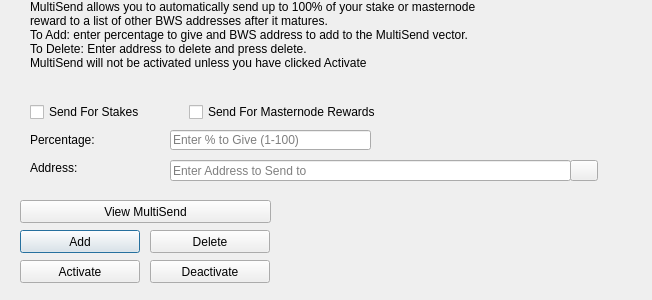
<?xml version="1.0" encoding="UTF-8"?>
<ui version="4.0">
 <class>MultiSendDialog</class>
 <widget class="QDialog" name="MultiSendDialog">
  <property name="windowModality">
   <enum>Qt::NonModal</enum>
  </property>
  <property name="geometry">
   <rect>
    <x>0</x>
    <y>0</y>
    <width>652</width>
    <height>300</height>
   </rect>
  </property>
  <property name="windowTitle">
   <string>MultiSend</string>
  </property>
  <widget class="QLineEdit" name="multiSendPercentEdit">
   <property name="geometry">
    <rect>
     <x>170</x>
     <y>130</y>
     <width>201</width>
     <height>20</height>
    </rect>
   </property>
   <property name="toolTip">
    <string>Enter whole numbers 1 - 100</string>
   </property>
   <property name="placeholderText">
    <string>Enter % to Give (1-100)</string>
   </property>
  </widget>
  <widget class="QLineEdit" name="multiSendAddressEdit">
   <property name="geometry">
    <rect>
     <x>170</x>
     <y>160</y>
     <width>401</width>
     <height>21</height>
    </rect>
   </property>
   <property name="toolTip">
    <string/>
   </property>
   <property name="placeholderText">
    <string>Enter Address to Send to</string>
   </property>
  </widget>
  <widget class="QLabel" name="label_2">
   <property name="geometry">
    <rect>
     <x>30</x>
     <y>0</y>
     <width>451</width>
     <height>121</height>
    </rect>
   </property>
   <property name="lineWidth">
    <number>1</number>
   </property>
   <property name="text">
    <string>MultiSend allows you to automatically send up to 100% of your stake or masternode reward to a list of other BWS addresses after it matures.
To Add: enter percentage to give and BWS address to add to the MultiSend vector.
To Delete: Enter address to delete and press delete.
MultiSend will not be activated unless you have clicked Activate</string>
   </property>
   <property name="alignment">
    <set>Qt::AlignLeading|Qt::AlignLeft|Qt::AlignTop</set>
   </property>
   <property name="wordWrap">
    <bool>true</bool>
   </property>
  </widget>
  <widget class="QLabel" name="message">
   <property name="geometry">
    <rect>
     <x>290</x>
     <y>200</y>
     <width>351</width>
     <height>91</height>
    </rect>
   </property>
   <property name="text">
    <string/>
   </property>
  </widget>
  <widget class="QPushButton" name="addButton">
   <property name="geometry">
    <rect>
     <x>20</x>
     <y>230</y>
     <width>120</width>
     <height>23</height>
    </rect>
   </property>
   <property name="toolTip">
    <string/>
   </property>
   <property name="statusTip">
    <string>Add to MultiSend Vector</string>
   </property>
   <property name="text">
    <string>Add</string>
   </property>
  </widget>
  <widget class="QPushButton" name="disableButton">
   <property name="geometry">
    <rect>
     <x>150</x>
     <y>260</y>
     <width>120</width>
     <height>23</height>
    </rect>
   </property>
   <property name="statusTip">
    <string>Deactivate MultiSend</string>
   </property>
   <property name="text">
    <string>Deactivate</string>
   </property>
  </widget>
  <widget class="QPushButton" name="addressBookButton">
   <property name="geometry">
    <rect>
     <x>570</x>
     <y>160</y>
     <width>28</width>
     <height>21</height>
    </rect>
   </property>
   <property name="toolTip">
    <string>Choose an address from the address book</string>
   </property>
   <property name="text">
    <string/>
   </property>
   <property name="icon">
    <iconset resource="../bws.qrc">
     <normaloff>:/icons/address-book</normaloff>:/icons/address-book</iconset>
   </property>
   <property name="shortcut">
    <string>Alt+A</string>
   </property>
   <property name="autoDefault">
    <bool>false</bool>
   </property>
  </widget>
  <widget class="QLabel" name="label">
   <property name="geometry">
    <rect>
     <x>30</x>
     <y>130</y>
     <width>121</width>
     <height>20</height>
    </rect>
   </property>
   <property name="toolTip">
    <string>Percentage of stake to send</string>
   </property>
   <property name="text">
    <string>Percentage:</string>
   </property>
  </widget>
  <widget class="QLabel" name="label_5">
   <property name="geometry">
    <rect>
     <x>30</x>
     <y>160</y>
     <width>111</width>
     <height>16</height>
    </rect>
   </property>
   <property name="toolTip">
    <string>Address to send portion of stake to</string>
   </property>
   <property name="text">
    <string>Address:</string>
   </property>
  </widget>
  <widget class="QPushButton" name="deleteButton">
   <property name="geometry">
    <rect>
     <x>150</x>
     <y>230</y>
     <width>120</width>
     <height>23</height>
    </rect>
   </property>
   <property name="toolTip">
    <string/>
   </property>
   <property name="statusTip">
    <string>Delete Address From MultiSend Vector</string>
   </property>
   <property name="text">
    <string>Delete</string>
   </property>
  </widget>
  <widget class="QPushButton" name="activateButton">
   <property name="geometry">
    <rect>
     <x>20</x>
     <y>260</y>
     <width>120</width>
     <height>23</height>
    </rect>
   </property>
   <property name="statusTip">
    <string>Activate MultiSend</string>
   </property>
   <property name="text">
    <string>Activate</string>
   </property>
  </widget>
  <widget class="QPushButton" name="viewButton">
   <property name="geometry">
    <rect>
     <x>20</x>
     <y>200</y>
     <width>251</width>
     <height>23</height>
    </rect>
   </property>
   <property name="toolTip">
    <string/>
   </property>
   <property name="statusTip">
    <string>View MultiSend Vector</string>
   </property>
   <property name="text">
    <string>View MultiSend</string>
   </property>
  </widget>
  <widget class="QWidget" name="horizontalLayoutWidget">
   <property name="geometry">
    <rect>
     <x>30</x>
     <y>100</y>
     <width>351</width>
     <height>24</height>
    </rect>
   </property>
   <layout class="QHBoxLayout" name="horizontalLayout">
    <item>
     <widget class="QCheckBox" name="multiSendStakeCheckBox">
      <property name="text">
       <string>Send For Stakes</string>
      </property>
     </widget>
    </item>
    <item>
     <widget class="QCheckBox" name="multiSendMasternodeCheckBox">
      <property name="text">
       <string>Send For Masternode Rewards</string>
      </property>
     </widget>
    </item>
   </layout>
  </widget>
 </widget>
 <resources>
  <include location="../bws.qrc"/>
 </resources>
 <connections/>
</ui>
